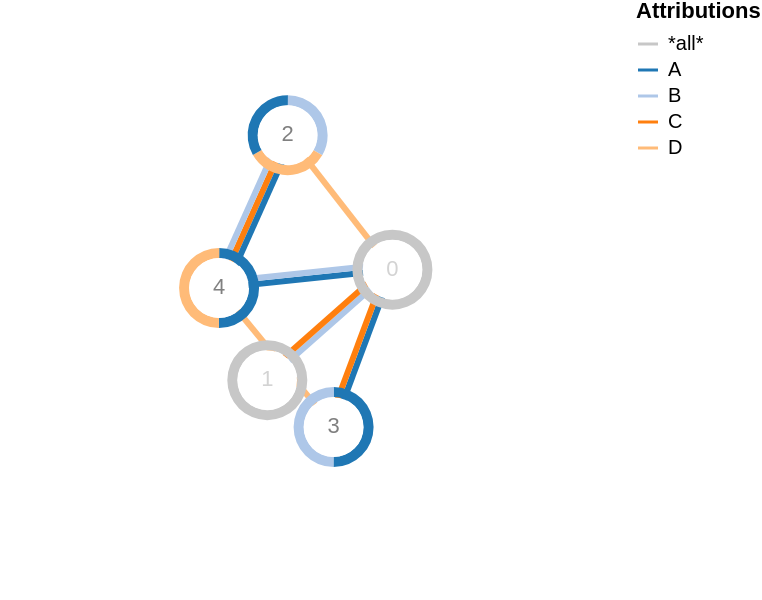

Here is the Vega-Lite specification saved for this chart:
### Vega specification from a JSON file in a GitHub repository (floating-point values rounded to 4 significant figures)
{"$schema": "https://vega.github.io/schema/vega/v5.json", "description": "A node-link diagram with force-directed and attributions as arc-segments, multilines.", "width": 300, "height": 300, "padding": 0, "signals": [{"name": "cx", "update": "width / 2"}, {"name": "cy", "update": "height / 2"}, {"name": "innerRadius", "value": 15}, {"name": "bandWidth", "value": 5}, {"name": "nodeCharge", "value": -80}, {"name": "linkDistance", "value": 80}, {"name": "lineWidth", "value": 3}, {"name": "static", "value": true, "bind": {"input": "checkbox"}}, {"description": "State variable for active node fix status.", "name": "fix", "value": false, "on": [{"events": "symbol:mouseout[!event.buttons], window:mouseup", "update": "false"}, {"events": "symbol:mouseover", "update": "fix || true"}, {"events": "[symbol:mousedown, window:mouseup] > window:mousemove!", "update": "xy()", "force": true}]}, {"description": "Graph node most recently interacted with.", "name": "node", "value": null, "on": [{"events": "symbol:mouseover", "update": "fix === true ? item() : node"}]}, {"description": "Flag to restart Force simulation upon data changes.", "name": "restart", "value": false, "on": [{"events": {"signal": "fix"}, "update": "fix && fix.length"}]}], "scales": [{"name": "color", "type": "ordinal", "range": ["#c7c7c7", "#1f77b4", "#aec7e8", "#ff7f0e", "#ffbb78", "#2ca02c", "#98df8a", "#d62728", "#ff9896", "#9467bd", "#c5b0d5", "#8c564b", "#c49c94", "#e377c2", "#f7b6d2", "#bcbd22", "#dbdb8d", "#17becf", "#9edae5"], "domain": {"sort": {"order": "ascending"}, "fields": [{"data": "node-attributions", "field": "attribution"}, {"data": "link-attributions", "field": "attribution"}]}}], "legends": [{"title": "Attributions", "stroke": "color", "symbolType": "stroke"}], "marks": [{"name": "nodes", "type": "symbol", "zindex": 1, "from": {"data": "node-data"}, "on": [{"trigger": "fix", "modify": "node", "values": "fix === true ? {fx: node.x, fy: node.y} : {fx: fix[0], fy: fix[1]}"}, {"trigger": "!fix", "modify": "node", "values": "{fx: null, fy: null}"}], "encode": {"enter": {"fill": {"value": "white"}, "size": {"signal": "2 * (innerRadius+bandWidth+1) * (innerRadius+bandWidth+1)"}}, "update": {"cursor": {"value": "pointer"}}}, "transform": [{"type": "force", "iterations": 300, "restart": {"signal": "restart"}, "static": {"signal": "static"}, "signal": "force", "forces": [{"force": "center", "x": {"signal": "cx"}, "y": {"signal": "cy"}}, {"force": "collide", "radius": {"signal": "innerRadius+bandWidth"}}, {"force": "nbody", "strength": {"signal": "nodeCharge"}}, {"force": "link", "links": "link-data", "distance": {"signal": "linkDistance"}}]}]}, {"name": "links", "type": "group", "zindex": 0, "from": {"facet": {"data": "link-data", "name": "link-facets", "groupby": "id"}}, "data": [{"name": "linky-data", "source": "link-facets", "transform": [{"type": "flatten", "fields": ["attribution"], "index": "_idx"}, {"type": "formula", "as": "weight", "expr": "1"}, {"type": "formula", "as": "slot", "expr": "if(datum._idx%2==0, datum._idx/2, -(datum._idx+1)/2)"}, {"type": "formula", "as": "idx", "expr": "datum.source.x-datum.target.x"}, {"type": "formula", "as": "idy", "expr": "datum.source.y-datum.target.y"}, {"type": "formula", "as": "length", "expr": "sqrt(pow(datum.idx, 2) + pow(datum.idy, 2))"}, {"type": "formula", "as": "Ax", "expr": "-datum.idy/datum.length"}, {"type": "formula", "as": "Ay", "expr": "datum.idx/datum.length"}, {"type": "formula", "as": "nx", "expr": "datum.source.x + datum.slot * lineWidth * datum.Ax"}, {"type": "formula", "as": "nx2", "expr": "datum.target.x + datum.slot * lineWidth * datum.Ax"}, {"type": "formula", "as": "ny", "expr": "datum.source.y + datum.slot * lineWidth * datum.Ay"}, {"type": "formula", "as": "ny2", "expr": "datum.target.y + datum.slot * lineWidth * datum.Ay"}]}], "marks": [{"type": "rule", "name": "lines", "from": {"data": "linky-data"}, "encode": {"enter": {"stroke": {"scale": "color", "field": "attribution"}, "strokeWidth": {"signal": "lineWidth"}}, "update": {"x": {"field": "nx"}, "y": {"field": "ny"}, "x2": {"field": "nx2"}, "y2": {"field": "ny2"}}}}]}, {"name": "nodeHalos", "type": "group", "from": {"facet": {"data": "node-attributions", "name": "node-facets", "groupby": "id"}}, "data": [{"name": "attribution-arcs", "source": "node-facets", "transform": [{"type": "pie", "field": "weight", "startAngle": 0, "endAngle": 6.29, "sort": true}, {"type": "lookup", "from": "nodes", "key": "datum.id", "fields": ["id"], "values": ["x", "y"]}]}], "marks": [{"type": "arc", "from": {"data": "attribution-arcs"}, "encode": {"enter": {"fill": {"scale": "color", "field": "attribution"}, "startAngle": {"field": "startAngle"}, "endAngle": {"field": "endAngle"}, "innerRadius": {"signal": "innerRadius"}, "outerRadius": {"signal": "innerRadius+bandWidth"}}, "update": {"x": {"field": "x"}, "y": {"field": "y"}}}}]}, {"type": "text", "name": "labels", "zindex": 2, "interactive": false, "from": {"data": "nodes"}, "encode": {"enter": {"text": {"field": "datum.label"}, "align": {"value": "center"}, "baseline": {"value": "middle"}}, "update": {"x": {"field": "x"}, "y": {"field": "y"}, "fill": [{"test": "indexof(datum.datum.attribution, '*all*')>=0", "value": "lightgray"}, {"value": "gray"}]}}}], "data": [{"name": "node-data", "values": [{"attribution": ["*all*"], "label": 0, "id": 0}, {"attribution": ["*all*"], "label": 1, "id": 1}, {"attribution": ["B", "D", "A"], "label": 2, "id": 2}, {"attribution": ["A", "B"], "label": 3, "id": 3}, {"attribution": ["A", "D"], "label": 4, "id": 4}]}, {"name": "link-data", "values": [{"attribution": ["B", "C"], "source": 0, "target": 1}, {"attribution": ["D"], "source": 0, "target": 2}, {"attribution": ["A", "C"], "source": 0, "target": 3}, {"attribution": ["A", "B"], "source": 0, "target": 4}, {"attribution": ["C", "B", "A"], "source": 2, "target": 4}, {"attribution": ["D"], "source": 3, "target": 4}]}, {"name": "node-attributions", "source": "node-data", "transform": [{"type": "flatten", "fields": ["attribution"]}, {"type": "formula", "as": "weight", "expr": "1"}]}, {"name": "link-attributions", "source": "link-data", "transform": [{"type": "flatten", "fields": ["attribution"], "index": "_idx"}]}]}
